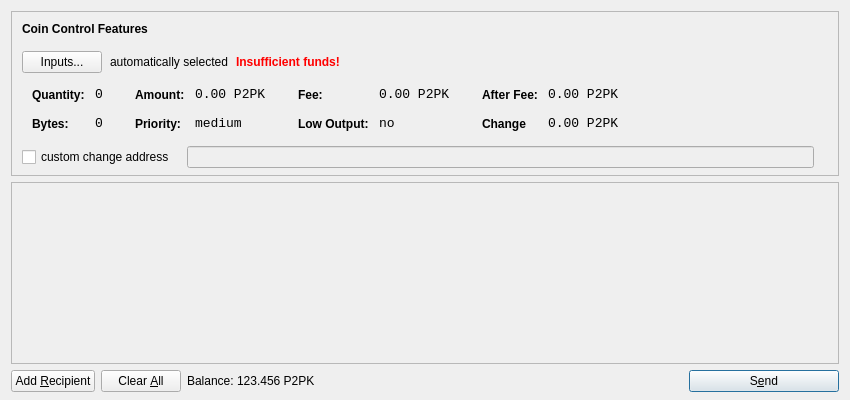
<?xml version="1.0" encoding="UTF-8"?>
<ui version="4.0">
 <class>SendCoinsDialog</class>
 <widget class="QDialog" name="SendCoinsDialog">
  <property name="geometry">
   <rect>
    <x>0</x>
    <y>0</y>
    <width>850</width>
    <height>400</height>
   </rect>
  </property>
  <property name="windowTitle">
   <string>Send Coins</string>
  </property>
  <layout class="QVBoxLayout" name="verticalLayout" stretch="0,1,0">
   <property name="bottomMargin">
    <number>8</number>
   </property>
   <item>
    <widget class="QFrame" name="frameCoinControl">
     <property name="sizePolicy">
      <sizepolicy hsizetype="Expanding" vsizetype="Expanding">
       <horstretch>0</horstretch>
       <verstretch>0</verstretch>
      </sizepolicy>
     </property>
     <property name="maximumSize">
      <size>
       <width>16777215</width>
       <height>16777215</height>
      </size>
     </property>
     <property name="frameShape">
      <enum>QFrame::StyledPanel</enum>
     </property>
     <property name="frameShadow">
      <enum>QFrame::Sunken</enum>
     </property>
     <layout class="QVBoxLayout" name="verticalLayoutCoinControl2">
      <property name="spacing">
       <number>-1</number>
      </property>
      <property name="leftMargin">
       <number>0</number>
      </property>
      <property name="topMargin">
       <number>0</number>
      </property>
      <property name="rightMargin">
       <number>0</number>
      </property>
      <property name="bottomMargin">
       <number>6</number>
      </property>
      <item>
       <layout class="QVBoxLayout" name="verticalLayoutCoinControl" stretch="0,0,0,0,1">
        <property name="spacing">
         <number>0</number>
        </property>
        <property name="leftMargin">
         <number>10</number>
        </property>
        <property name="topMargin">
         <number>10</number>
        </property>
        <item>
         <layout class="QHBoxLayout" name="horizontalLayoutCoinControl1">
          <property name="bottomMargin">
           <number>15</number>
          </property>
          <item>
           <widget class="QLabel" name="labelCoinControlFeatures">
            <property name="sizePolicy">
             <sizepolicy hsizetype="Preferred" vsizetype="Maximum">
              <horstretch>0</horstretch>
              <verstretch>0</verstretch>
             </sizepolicy>
            </property>
            <property name="font">
             <font>
              <weight>75</weight>
              <bold>true</bold>
             </font>
            </property>
            <property name="styleSheet">
             <string notr="true">font-weight:bold;</string>
            </property>
            <property name="text">
             <string>Coin Control Features</string>
            </property>
           </widget>
          </item>
         </layout>
        </item>
        <item>
         <layout class="QHBoxLayout" name="horizontalLayoutCoinControl2" stretch="0,0,0,0">
          <property name="spacing">
           <number>8</number>
          </property>
          <property name="bottomMargin">
           <number>10</number>
          </property>
          <item>
           <widget class="QPushButton" name="pushButtonCoinControl">
            <property name="styleSheet">
             <string notr="true"/>
            </property>
            <property name="text">
             <string>Inputs...</string>
            </property>
           </widget>
          </item>
          <item>
           <widget class="QLabel" name="labelCoinControlAutomaticallySelected">
            <property name="text">
             <string>automatically selected</string>
            </property>
            <property name="margin">
             <number>5</number>
            </property>
           </widget>
          </item>
          <item>
           <widget class="QLabel" name="labelCoinControlInsuffFunds">
            <property name="font">
             <font>
              <weight>75</weight>
              <bold>true</bold>
             </font>
            </property>
            <property name="styleSheet">
             <string notr="true">color:red;font-weight:bold;</string>
            </property>
            <property name="text">
             <string>Insufficient funds!</string>
            </property>
            <property name="margin">
             <number>5</number>
            </property>
           </widget>
          </item>
          <item>
           <spacer name="horizontalSpacerCoinControl">
            <property name="orientation">
             <enum>Qt::Horizontal</enum>
            </property>
            <property name="sizeHint" stdset="0">
             <size>
              <width>40</width>
              <height>1</height>
             </size>
            </property>
           </spacer>
          </item>
         </layout>
        </item>
        <item>
         <widget class="QWidget" name="widgetCoinControl" native="true">
          <property name="sizePolicy">
           <sizepolicy hsizetype="Preferred" vsizetype="Preferred">
            <horstretch>0</horstretch>
            <verstretch>0</verstretch>
           </sizepolicy>
          </property>
          <property name="minimumSize">
           <size>
            <width>0</width>
            <height>0</height>
           </size>
          </property>
          <property name="styleSheet">
           <string notr="true"/>
          </property>
          <layout class="QHBoxLayout" name="horizontalLayoutCoinControl5">
           <property name="margin">
            <number>0</number>
           </property>
           <item>
            <layout class="QHBoxLayout" name="horizontalLayoutCoinControl3" stretch="0,0,0,1">
             <property name="spacing">
              <number>20</number>
             </property>
             <property name="topMargin">
              <number>0</number>
             </property>
             <property name="bottomMargin">
              <number>10</number>
             </property>
             <item>
              <layout class="QFormLayout" name="formLayoutCoinControl1">
               <property name="horizontalSpacing">
                <number>10</number>
               </property>
               <property name="verticalSpacing">
                <number>14</number>
               </property>
               <property name="leftMargin">
                <number>10</number>
               </property>
               <property name="topMargin">
                <number>4</number>
               </property>
               <property name="rightMargin">
                <number>6</number>
               </property>
               <item row="0" column="0">
                <widget class="QLabel" name="labelCoinControlQuantityText">
                 <property name="styleSheet">
                  <string notr="true">font-weight:bold;</string>
                 </property>
                 <property name="text">
                  <string>Quantity:</string>
                 </property>
                 <property name="margin">
                  <number>0</number>
                 </property>
                </widget>
               </item>
               <item row="0" column="1">
                <widget class="QLabel" name="labelCoinControlQuantity">
                 <property name="font">
                  <font>
                   <family>Monospace</family>
                   <pointsize>10</pointsize>
                  </font>
                 </property>
                 <property name="cursor">
                  <cursorShape>IBeamCursor</cursorShape>
                 </property>
                 <property name="contextMenuPolicy">
                  <enum>Qt::ActionsContextMenu</enum>
                 </property>
                 <property name="text">
                  <string>0</string>
                 </property>
                 <property name="margin">
                  <number>0</number>
                 </property>
                 <property name="textInteractionFlags">
                  <set>Qt::LinksAccessibleByMouse|Qt::TextSelectableByKeyboard|Qt::TextSelectableByMouse</set>
                 </property>
                </widget>
               </item>
               <item row="1" column="0">
                <widget class="QLabel" name="labelCoinControlBytesText">
                 <property name="styleSheet">
                  <string notr="true">font-weight:bold;</string>
                 </property>
                 <property name="text">
                  <string>Bytes:</string>
                 </property>
                </widget>
               </item>
               <item row="1" column="1">
                <widget class="QLabel" name="labelCoinControlBytes">
                 <property name="font">
                  <font>
                   <family>Monospace</family>
                   <pointsize>10</pointsize>
                  </font>
                 </property>
                 <property name="cursor">
                  <cursorShape>IBeamCursor</cursorShape>
                 </property>
                 <property name="contextMenuPolicy">
                  <enum>Qt::ActionsContextMenu</enum>
                 </property>
                 <property name="text">
                  <string>0</string>
                 </property>
                 <property name="textInteractionFlags">
                  <set>Qt::LinksAccessibleByMouse|Qt::TextSelectableByKeyboard|Qt::TextSelectableByMouse</set>
                 </property>
                </widget>
               </item>
              </layout>
             </item>
             <item>
              <layout class="QFormLayout" name="formLayoutCoinControl2">
               <property name="horizontalSpacing">
                <number>10</number>
               </property>
               <property name="verticalSpacing">
                <number>14</number>
               </property>
               <property name="leftMargin">
                <number>6</number>
               </property>
               <property name="topMargin">
                <number>4</number>
               </property>
               <property name="rightMargin">
                <number>6</number>
               </property>
               <item row="0" column="0">
                <widget class="QLabel" name="labelCoinControlAmountText">
                 <property name="styleSheet">
                  <string notr="true">font-weight:bold;</string>
                 </property>
                 <property name="text">
                  <string>Amount:</string>
                 </property>
                 <property name="margin">
                  <number>0</number>
                 </property>
                </widget>
               </item>
               <item row="0" column="1">
                <widget class="QLabel" name="labelCoinControlAmount">
                 <property name="font">
                  <font>
                   <family>Monospace</family>
                   <pointsize>10</pointsize>
                  </font>
                 </property>
                 <property name="cursor">
                  <cursorShape>IBeamCursor</cursorShape>
                 </property>
                 <property name="contextMenuPolicy">
                  <enum>Qt::ActionsContextMenu</enum>
                 </property>
                 <property name="text">
                  <string notr="true">0.00 P2PK</string>
                 </property>
                 <property name="textInteractionFlags">
                  <set>Qt::LinksAccessibleByMouse|Qt::TextSelectableByKeyboard|Qt::TextSelectableByMouse</set>
                 </property>
                </widget>
               </item>
               <item row="1" column="0">
                <widget class="QLabel" name="labelCoinControlPriorityText">
                 <property name="styleSheet">
                  <string notr="true">font-weight:bold;</string>
                 </property>
                 <property name="text">
                  <string>Priority:</string>
                 </property>
                </widget>
               </item>
               <item row="1" column="1">
                <widget class="QLabel" name="labelCoinControlPriority">
                 <property name="font">
                  <font>
                   <family>Monospace</family>
                   <pointsize>10</pointsize>
                  </font>
                 </property>
                 <property name="cursor">
                  <cursorShape>IBeamCursor</cursorShape>
                 </property>
                 <property name="contextMenuPolicy">
                  <enum>Qt::ActionsContextMenu</enum>
                 </property>
                 <property name="text">
                  <string>medium</string>
                 </property>
                 <property name="textInteractionFlags">
                  <set>Qt::LinksAccessibleByMouse|Qt::TextSelectableByKeyboard|Qt::TextSelectableByMouse</set>
                 </property>
                </widget>
               </item>
              </layout>
             </item>
             <item>
              <layout class="QFormLayout" name="formLayoutCoinControl3">
               <property name="horizontalSpacing">
                <number>10</number>
               </property>
               <property name="verticalSpacing">
                <number>14</number>
               </property>
               <property name="leftMargin">
                <number>6</number>
               </property>
               <property name="topMargin">
                <number>4</number>
               </property>
               <property name="rightMargin">
                <number>6</number>
               </property>
               <item row="0" column="0">
                <widget class="QLabel" name="labelCoinControlFeeText">
                 <property name="styleSheet">
                  <string notr="true">font-weight:bold;</string>
                 </property>
                 <property name="text">
                  <string>Fee:</string>
                 </property>
                 <property name="margin">
                  <number>0</number>
                 </property>
                </widget>
               </item>
               <item row="0" column="1">
                <widget class="QLabel" name="labelCoinControlFee">
                 <property name="font">
                  <font>
                   <family>Monospace</family>
                   <pointsize>10</pointsize>
                  </font>
                 </property>
                 <property name="cursor">
                  <cursorShape>IBeamCursor</cursorShape>
                 </property>
                 <property name="contextMenuPolicy">
                  <enum>Qt::ActionsContextMenu</enum>
                 </property>
                 <property name="text">
                  <string notr="true">0.00 P2PK</string>
                 </property>
                 <property name="textInteractionFlags">
                  <set>Qt::LinksAccessibleByMouse|Qt::TextSelectableByKeyboard|Qt::TextSelectableByMouse</set>
                 </property>
                </widget>
               </item>
               <item row="1" column="0">
                <widget class="QLabel" name="labelCoinControlLowOutputText">
                 <property name="styleSheet">
                  <string notr="true">font-weight:bold;</string>
                 </property>
                 <property name="text">
                  <string>Low Output:</string>
                 </property>
                </widget>
               </item>
               <item row="1" column="1">
                <widget class="QLabel" name="labelCoinControlLowOutput">
                 <property name="font">
                  <font>
                   <family>Monospace</family>
                   <pointsize>10</pointsize>
                  </font>
                 </property>
                 <property name="cursor">
                  <cursorShape>IBeamCursor</cursorShape>
                 </property>
                 <property name="contextMenuPolicy">
                  <enum>Qt::ActionsContextMenu</enum>
                 </property>
                 <property name="text">
                  <string>no</string>
                 </property>
                 <property name="textInteractionFlags">
                  <set>Qt::LinksAccessibleByMouse|Qt::TextSelectableByKeyboard|Qt::TextSelectableByMouse</set>
                 </property>
                </widget>
               </item>
              </layout>
             </item>
             <item>
              <layout class="QFormLayout" name="formLayoutCoinControl4">
               <property name="horizontalSpacing">
                <number>10</number>
               </property>
               <property name="verticalSpacing">
                <number>14</number>
               </property>
               <property name="leftMargin">
                <number>6</number>
               </property>
               <property name="topMargin">
                <number>4</number>
               </property>
               <property name="rightMargin">
                <number>6</number>
               </property>
               <item row="0" column="0">
                <widget class="QLabel" name="labelCoinControlAfterFeeText">
                 <property name="styleSheet">
                  <string notr="true">font-weight:bold;</string>
                 </property>
                 <property name="text">
                  <string>After Fee:</string>
                 </property>
                 <property name="margin">
                  <number>0</number>
                 </property>
                </widget>
               </item>
               <item row="0" column="1">
                <widget class="QLabel" name="labelCoinControlAfterFee">
                 <property name="font">
                  <font>
                   <family>Monospace</family>
                   <pointsize>10</pointsize>
                  </font>
                 </property>
                 <property name="cursor">
                  <cursorShape>IBeamCursor</cursorShape>
                 </property>
                 <property name="contextMenuPolicy">
                  <enum>Qt::ActionsContextMenu</enum>
                 </property>
                 <property name="text">
                  <string notr="true">0.00 P2PK</string>
                 </property>
                 <property name="textInteractionFlags">
                  <set>Qt::LinksAccessibleByMouse|Qt::TextSelectableByKeyboard|Qt::TextSelectableByMouse</set>
                 </property>
                </widget>
               </item>
               <item row="1" column="0">
                <widget class="QLabel" name="labelCoinControlChangeText">
                 <property name="styleSheet">
                  <string notr="true">font-weight:bold;</string>
                 </property>
                 <property name="text">
                  <string>Change</string>
                 </property>
                </widget>
               </item>
               <item row="1" column="1">
                <widget class="QLabel" name="labelCoinControlChange">
                 <property name="font">
                  <font>
                   <family>Monospace</family>
                   <pointsize>10</pointsize>
                  </font>
                 </property>
                 <property name="cursor">
                  <cursorShape>IBeamCursor</cursorShape>
                 </property>
                 <property name="contextMenuPolicy">
                  <enum>Qt::ActionsContextMenu</enum>
                 </property>
                 <property name="text">
                  <string notr="true">0.00 P2PK</string>
                 </property>
                 <property name="textInteractionFlags">
                  <set>Qt::LinksAccessibleByMouse|Qt::TextSelectableByKeyboard|Qt::TextSelectableByMouse</set>
                 </property>
                </widget>
               </item>
              </layout>
             </item>
            </layout>
           </item>
          </layout>
         </widget>
        </item>
        <item>
         <layout class="QHBoxLayout" name="horizontalLayoutCoinControl4" stretch="0,0,0">
          <property name="spacing">
           <number>12</number>
          </property>
          <property name="sizeConstraint">
           <enum>QLayout::SetDefaultConstraint</enum>
          </property>
          <property name="topMargin">
           <number>5</number>
          </property>
          <property name="rightMargin">
           <number>5</number>
          </property>
          <item>
           <widget class="QCheckBox" name="checkBoxCoinControlChange">
            <property name="text">
             <string>custom change address</string>
            </property>
           </widget>
          </item>
          <item>
           <widget class="QLineEdit" name="lineEditCoinControlChange">
            <property name="enabled">
             <bool>false</bool>
            </property>
            <property name="sizePolicy">
             <sizepolicy hsizetype="Expanding" vsizetype="Fixed">
              <horstretch>0</horstretch>
              <verstretch>0</verstretch>
             </sizepolicy>
            </property>
           </widget>
          </item>
          <item>
           <widget class="QLabel" name="labelCoinControlChangeLabel">
            <property name="sizePolicy">
             <sizepolicy hsizetype="Preferred" vsizetype="Expanding">
              <horstretch>0</horstretch>
              <verstretch>0</verstretch>
             </sizepolicy>
            </property>
            <property name="minimumSize">
             <size>
              <width>0</width>
              <height>0</height>
             </size>
            </property>
            <property name="text">
             <string/>
            </property>
            <property name="margin">
             <number>3</number>
            </property>
           </widget>
          </item>
         </layout>
        </item>
        <item>
         <spacer name="verticalSpacerCoinControl">
          <property name="orientation">
           <enum>Qt::Vertical</enum>
          </property>
          <property name="sizeHint" stdset="0">
           <size>
            <width>800</width>
            <height>1</height>
           </size>
          </property>
         </spacer>
        </item>
       </layout>
      </item>
     </layout>
    </widget>
   </item>
   <item>
    <widget class="QScrollArea" name="scrollArea">
     <property name="widgetResizable">
      <bool>true</bool>
     </property>
     <widget class="QWidget" name="scrollAreaWidgetContents">
      <property name="geometry">
       <rect>
        <x>0</x>
        <y>0</y>
        <width>830</width>
        <height>165</height>
       </rect>
      </property>
      <layout class="QVBoxLayout" name="verticalLayout_2">
       <property name="margin">
        <number>0</number>
       </property>
       <item>
        <layout class="QVBoxLayout" name="entries">
         <property name="spacing">
          <number>6</number>
         </property>
        </layout>
       </item>
       <item>
        <spacer name="verticalSpacer">
         <property name="orientation">
          <enum>Qt::Vertical</enum>
         </property>
         <property name="sizeHint" stdset="0">
          <size>
           <width>20</width>
           <height>40</height>
          </size>
         </property>
        </spacer>
       </item>
      </layout>
     </widget>
    </widget>
   </item>
   <item>
    <layout class="QHBoxLayout" name="horizontalLayout">
     <item>
      <widget class="QPushButton" name="addButton">
       <property name="toolTip">
        <string>Send to multiple recipients at once</string>
       </property>
       <property name="text">
        <string>Add &amp;Recipient</string>
       </property>
       <property name="autoDefault">
        <bool>false</bool>
       </property>
      </widget>
     </item>
     <item>
      <widget class="QPushButton" name="clearButton">
       <property name="sizePolicy">
        <sizepolicy hsizetype="Minimum" vsizetype="Fixed">
         <horstretch>0</horstretch>
         <verstretch>0</verstretch>
        </sizepolicy>
       </property>
       <property name="toolTip">
        <string>Remove all transaction fields</string>
       </property>
       <property name="text">
        <string>Clear &amp;All</string>
       </property>
       <property name="autoRepeatDelay">
        <number>300</number>
       </property>
       <property name="autoDefault">
        <bool>false</bool>
       </property>
      </widget>
     </item>
     <item>
      <layout class="QHBoxLayout" name="horizontalLayout_2">
       <property name="spacing">
        <number>3</number>
       </property>
       <item>
        <widget class="QLabel" name="label">
         <property name="sizePolicy">
          <sizepolicy hsizetype="Preferred" vsizetype="Fixed">
           <horstretch>0</horstretch>
           <verstretch>0</verstretch>
          </sizepolicy>
         </property>
         <property name="text">
          <string>Balance:</string>
         </property>
        </widget>
       </item>
       <item>
        <widget class="QLabel" name="labelBalance">
         <property name="sizePolicy">
          <sizepolicy hsizetype="Preferred" vsizetype="Fixed">
           <horstretch>0</horstretch>
           <verstretch>0</verstretch>
          </sizepolicy>
         </property>
         <property name="cursor">
          <cursorShape>IBeamCursor</cursorShape>
         </property>
         <property name="text">
          <string notr="true">123.456 P2PK</string>
         </property>
         <property name="textInteractionFlags">
          <set>Qt::LinksAccessibleByMouse|Qt::TextSelectableByKeyboard|Qt::TextSelectableByMouse</set>
         </property>
        </widget>
       </item>
      </layout>
     </item>
     <item>
      <spacer name="horizontalSpacer">
       <property name="orientation">
        <enum>Qt::Horizontal</enum>
       </property>
       <property name="sizeHint" stdset="0">
        <size>
         <width>40</width>
         <height>20</height>
        </size>
       </property>
      </spacer>
     </item>
     <item>
      <widget class="QPushButton" name="sendButton">
       <property name="minimumSize">
        <size>
         <width>150</width>
         <height>0</height>
        </size>
       </property>
       <property name="toolTip">
        <string>Confirm the send action</string>
       </property>
       <property name="text">
        <string>S&amp;end</string>
       </property>
       <property name="icon">
        <iconset resource="../bitcoin.qrc">
         <normaloff>:/icons/send</normaloff>:/icons/send</iconset>
       </property>
       <property name="default">
        <bool>true</bool>
       </property>
      </widget>
     </item>
    </layout>
   </item>
  </layout>
 </widget>
 <resources>
  <include location="../bitcoin.qrc"/>
 </resources>
 <connections/>
</ui>
